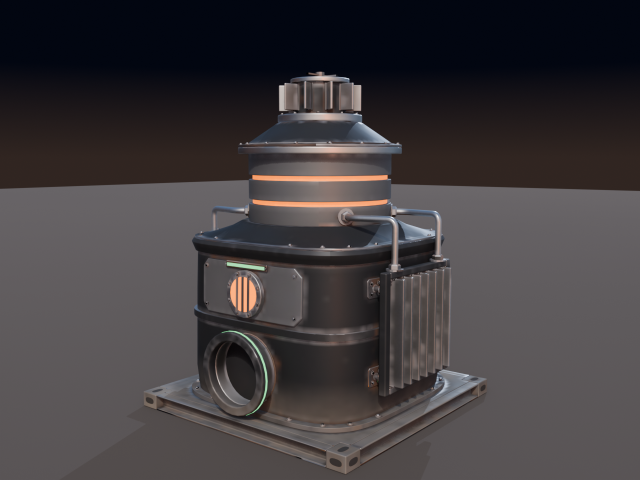
#> input picture art_src/smelter/renders/smelter_hero.png, 1280 x 960 px (shown at 1/2 size)
$ python contact_sheet.py
#> lines starting #> are read from the running program, lines starting #| are printed output that depends on the picture
"""Grid of every building's review render -> art_src/contact_sheet.png.
python art_src/contact_sheet.py   (needs Pillow)"""
import os
from PIL import Image, ImageDraw, ImageFont

ROOT = os.path.dirname(os.path.abspath(__file__))
# (folder, label, view) - pipes and turrets read best from the side their front faces
ITEMS = [
    ("smelter", "Smelter", "renders/smelter_hero.png"),
    ("crafter", "Crafter", "renders/crafter_hero.png"),
    ("constructor", "Constructor", "renders/constructor_hero.png"),
    ("chest", "Chest", "renders/chest_hero.png"),
    ("pipe", "Vacuum Pipe", "renders/pipe_hero.png"),
    ("merger", "Merger", "renders/merger_back.png"),
    ("splitter", "Splitter", "renders/splitter_back.png"),
    ("foundation", "Foundation", "renders/foundation_high.png"),
    ("turret_gun", "Gun Turret", "renders/turret_gun_back.png"),
    ("turret_cannon", "Cannon", "renders/turret_cannon_back.png"),
    ("ship_core", "Ship Core", "renders/ship_core_hero.png"),
    ("ship_cockpit", "Cockpit", "renders/ship_cockpit_back.png"),
    ("ship_hull", "Ship Hull", "renders/ship_hull_hero.png"),
    ("ship_gyroscope", "Gyroscope", "renders/ship_gyroscope_hero.png"),
    ("ship_thruster", "Thruster", "renders/ship_thruster_hero.png"),
    ("ship_garage", "Ship Garage", "renders/ship_garage_hero.png"),
]
TW, TH, COLS = 480, 360, 4
rows = (len(ITEMS) + COLS - 1) // COLS
sheet = Image.new("RGB", (TW * COLS, TH * rows), (12, 12, 16))
d = ImageDraw.Draw(sheet)
try:
    font = ImageFont.truetype("arial.ttf", 22)
except OSError:
    font = ImageFont.load_default()
for i, (folder, label, rel) in enumerate(ITEMS):
    p = os.path.join(ROOT, folder, rel)
    x, y = (i % COLS) * TW, (i // COLS) * TH
    if os.path.exists(p):
        im = Image.open(p).convert("RGB")
        im.thumbnail((TW, TH))
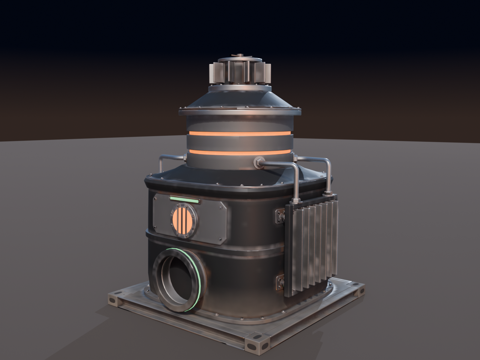
#> im: PIL image 480x360 RGB; mean R, G, B 64.9, 60.7, 62.9
        sheet.paste(im, (x + (TW - im.width) // 2, y + (TH - im.height) // 2))
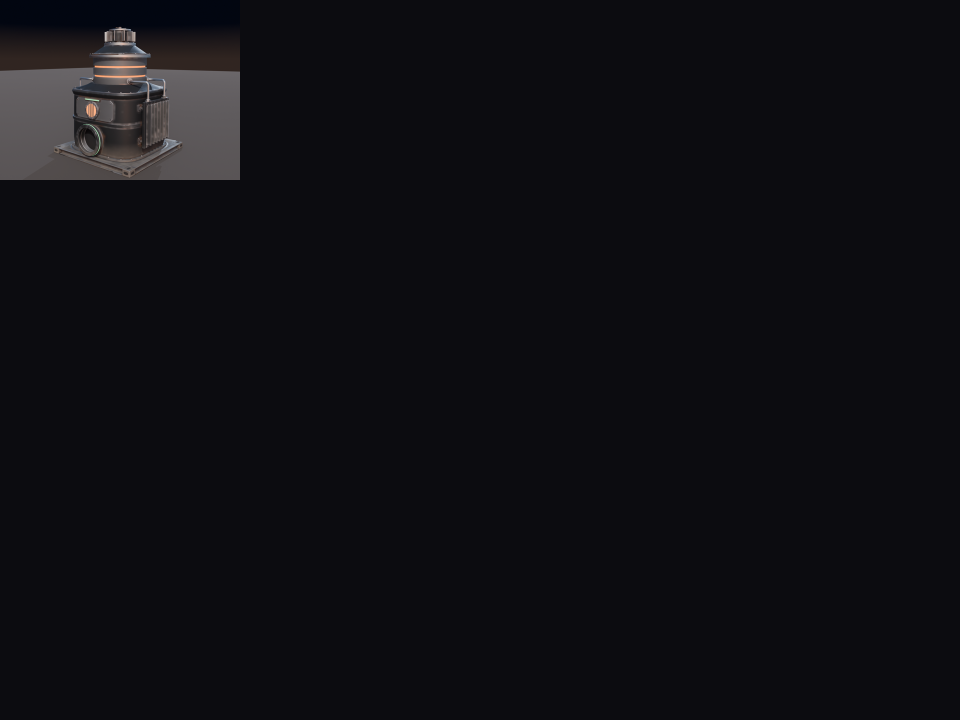
#> sheet: PIL image 1920x1440 RGB (shown at 1/2 size); mean R, G, B 15.3, 15, 18.9
    d.rectangle((x, y + TH - 34, x + TW, y + TH), fill=(0, 0, 0))
    d.text((x + 12, y + TH - 30), label, fill=(235, 235, 235), font=font)
#> pass 2 of the loop `for i, (folder, label, rel) in enumerate(ITEMS):`:
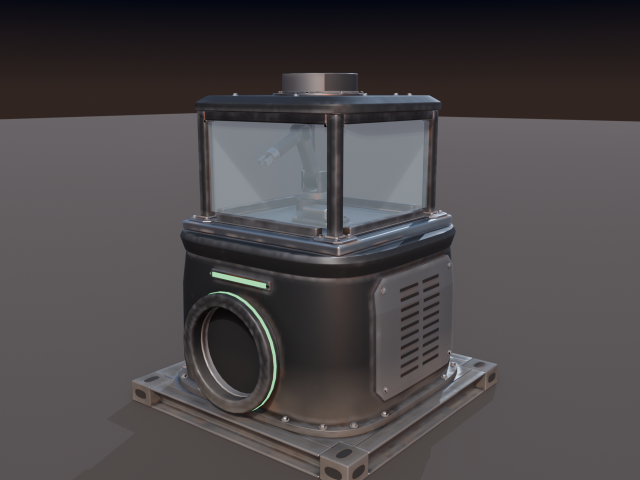
#> input picture art_src/crafter/renders/crafter_hero.png, 1280 x 960 px (shown at 1/2 size)
#> `im.thumbnail((TW, TH))`:
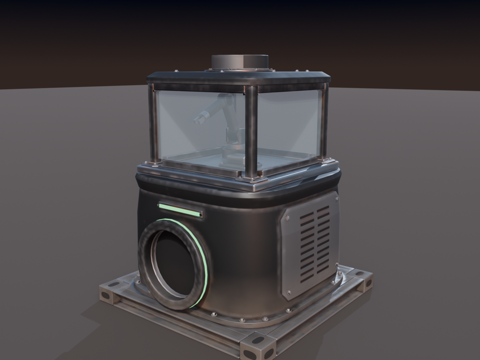
#> im: PIL image 480x360 RGB; mean R, G, B 75.6, 71.6, 73.3
#> `sheet.paste(im, (x + (TW - im.width) // 2, y + (TH - im.height) // 2))`:
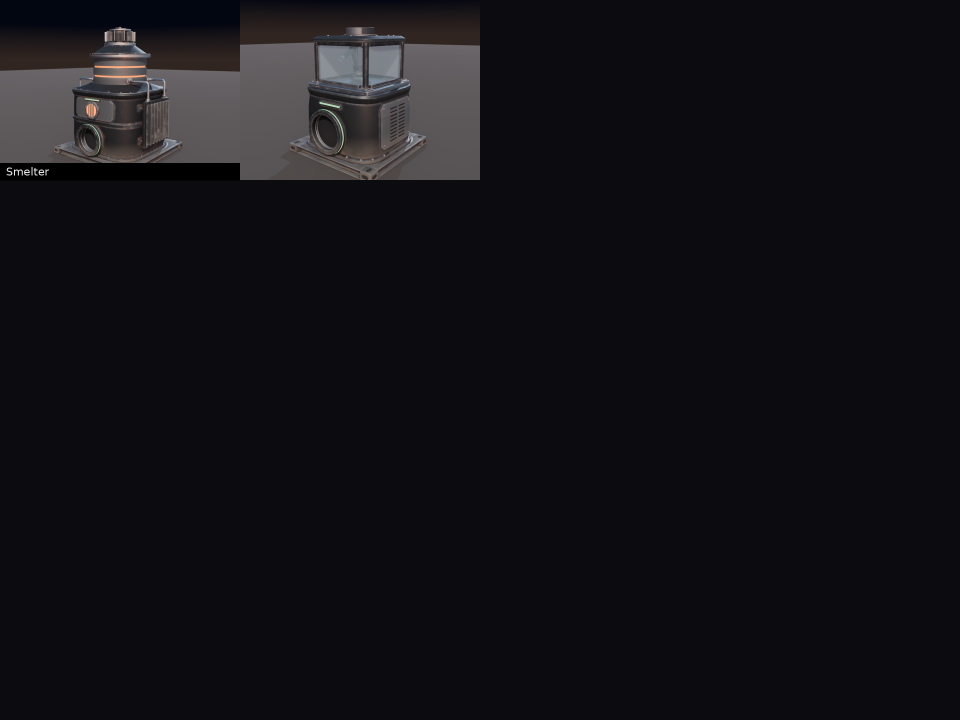
#> sheet: PIL image 1920x1440 RGB (shown at 1/2 size); mean R, G, B 18.8, 18.3, 22.1
#> pass 3 of the loop `for i, (folder, label, rel) in enumerate(ITEMS):`:
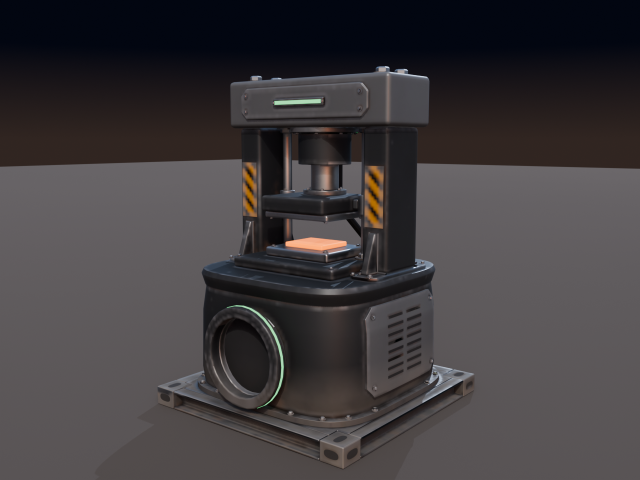
#> input picture art_src/constructor/renders/constructor_hero.png, 1280 x 960 px (shown at 1/2 size)
#> `im.thumbnail((TW, TH))`:
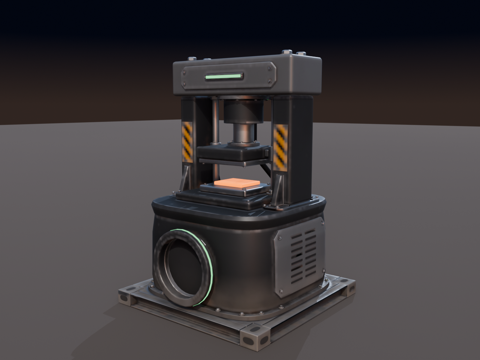
#> im: PIL image 480x360 RGB; mean R, G, B 64.4, 60.5, 62.5
#> `sheet.paste(im, (x + (TW - im.width) // 2, y + (TH - im.height) // 2))`:
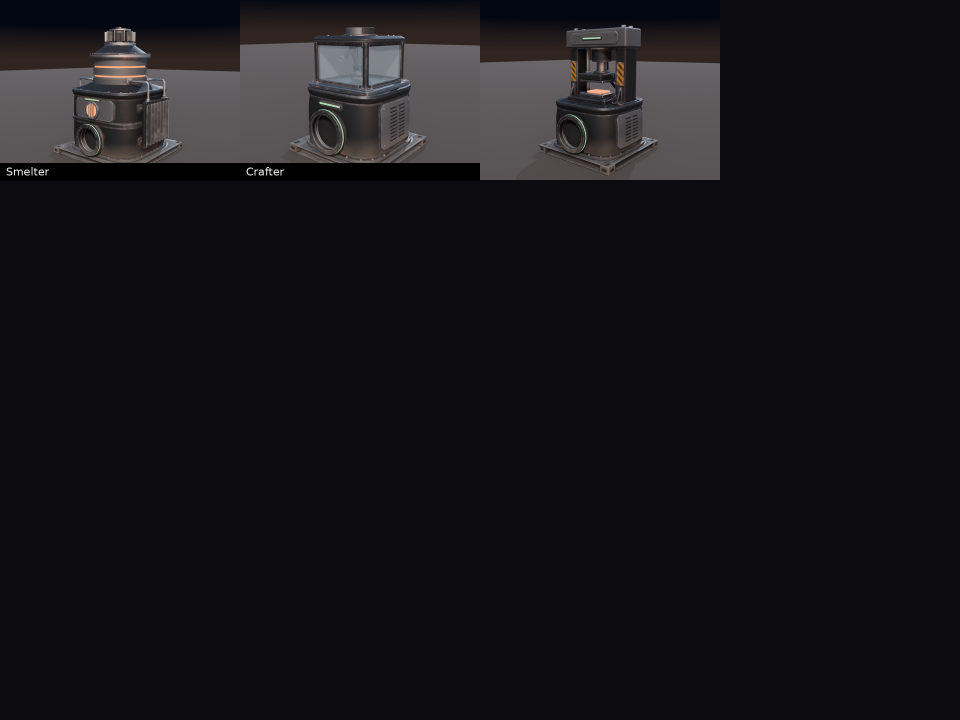
#> sheet: PIL image 1920x1440 RGB (shown at 1/2 size); mean R, G, B 21.6, 20.9, 24.5
#> the loop made 16 passes; the first 3 are shown
out = os.path.join(ROOT, "contact_sheet.png")
sheet.save(out)
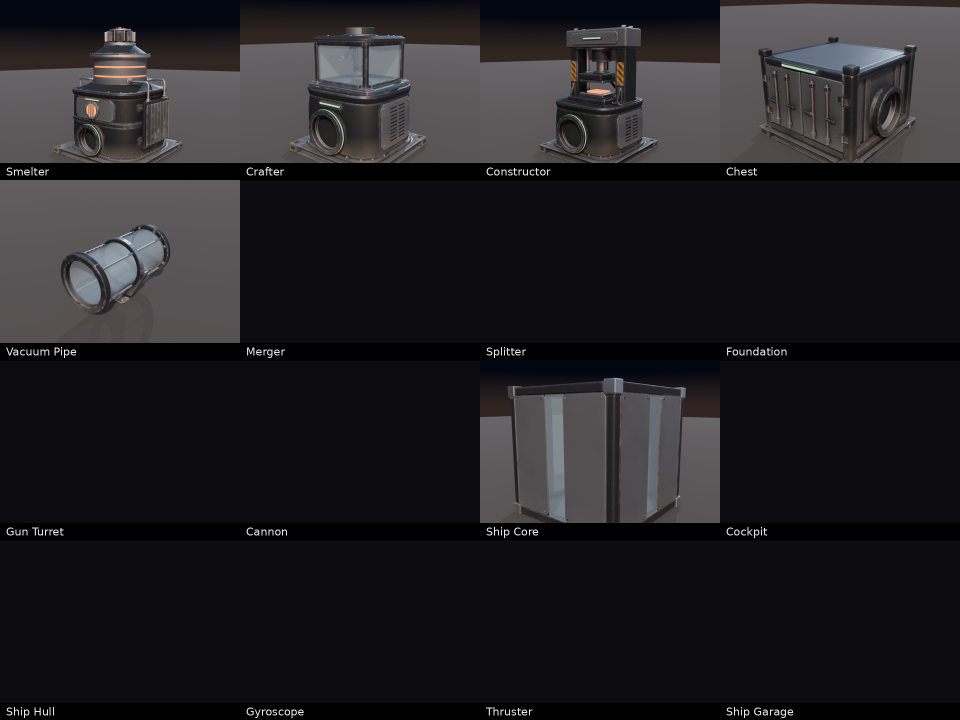
#> saved as contact_sheet.png: PIL image 1920x1440 RGB (shown at 1/2 size); mean R, G, B 32.6, 31.4, 34.5
print(out)
#| art_src/contact_sheet.png
